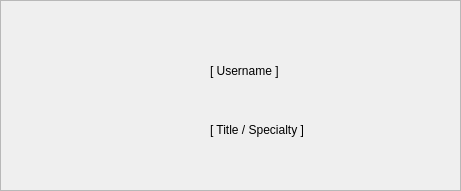
     <widget class="QFrame" name="frame_4">
      <property name="geometry">
       <rect>
        <x>20</x>
        <y>20</y>
        <width>461</width>
        <height>191</height>
       </rect>
      </property>
      <property name="cursor">
       <cursorShape>ArrowCursor</cursorShape>
      </property>
      <property name="styleSheet">
       <string notr="true">/* Tabs */
QTabWidget::pane {
    border: 1px solid #a8b5c9;
    background-color: #c5d0e2;
    border-radius: 8px;
}

QTabBar::tab {
    background-color: #343d52;
    color: #4a5568;
    border: none;
    border-bottom: 3px solid transparent;
    padding: 12px 20px;
    font-weight: 500;
    margin-right: 2px;
}

QTabBar::tab:selected {
    color: #0d1117;
    background-color: #c5d0e2;
    border-bottom: 3px solid #30b9bf;
}

QTabBar::tab:hover {
    color: #1a1f2e;
    background-color: #545e73;
}

QTabBar::close-button {
    image: none;
    subcontrol-position: right;
    width: 14px;
    height: 14px;
}

/* Scroll Areas */
QScrollArea {
    background-color: #2a3142;
    border: none;
}

QScrollArea &gt; QWidget {
    background-color: #2a3142;
}</string>
      </property>
      <property name="frameShape">
       <enum>QFrame::Shape::StyledPanel</enum>
      </property>
      <property name="frameShadow">
       <enum>QFrame::Shadow::Raised</enum>
      </property>
      <widget class="QLabel" name="userPic">
       <property name="geometry">
        <rect>
         <x>10</x>
         <y>10</y>
         <width>161</width>
         <height>171</height>
        </rect>
       </property>
       <property name="text">
        <string/>
       </property>
       <property name="pixmap">
        <pixmap>icons/user-x.svg</pixmap>
       </property>
       <property name="scaledContents">
        <bool>true</bool>
       </property>
       <property name="wordWrap">
        <bool>false</bool>
       </property>
      </widget>
      <widget class="QLabel" name="displayUsername_2">
       <property name="geometry">
        <rect>
         <x>210</x>
         <y>60</y>
         <width>111</width>
         <height>21</height>
        </rect>
       </property>
       <property name="text">
        <string>[ Username ]</string>
       </property>
      </widget>
      <widget class="QLabel" name="displaySpecialty_2">
       <property name="geometry">
        <rect>
         <x>210</x>
         <y>120</y>
         <width>131</width>
         <height>19</height>
        </rect>
       </property>
       <property name="text">
        <string>[ Title / Specialty ]</string>
       </property>
      </widget>
     </widget>
